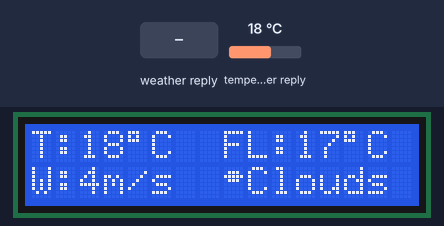
Recording of a sketch running on a simulated ESP8266 (NodeMCU). Shown: 16×2 character LCD. Inputs (shaded band) come from the test bench; at power-on: temperature in the weather reply 18 °C. WiFi joins after 1.5 s; servers stay silent unless stated; network time is answered at once with the bench clock; the local clock reads 2024-03-15 10:24:30 at power-on unless the sketch sets it; web services answer with replies made up by the test bench; what the sketch prints to the serial monitor is not drawn.

Above: at 5.8 s.
5.9 s: weather in the web reply set to Clear
At 11.7 s:
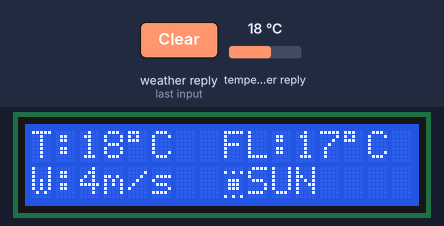
12.0 s: weather in the web reply set to Rain
At 17.2 s:
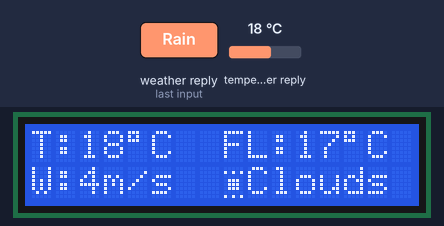
22.5 s: weather in the web reply set to Snow
At 26.8 s:
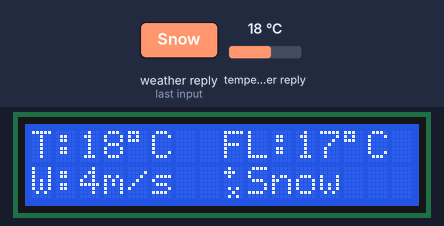
33.1 s: weather in the web reply set to Thunderstorm
At 37.7 s:
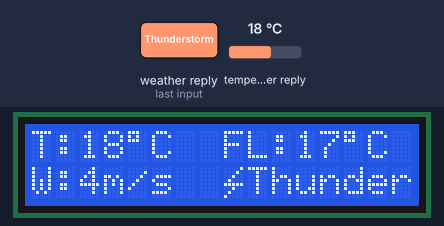
43.6 s: weather in the web reply set to Mist
At 48.5 s:
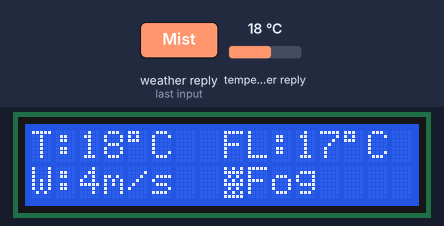
54.2 s: temperature in the weather reply set to -14 °C
At 59.2 s:
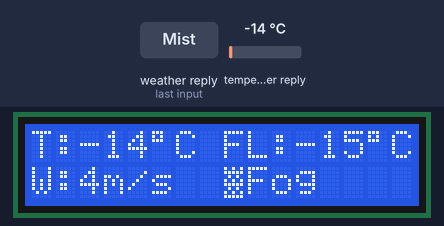
Timing chart, 0 to 60.7 s (numbered marks = the images above; inputs shaded):
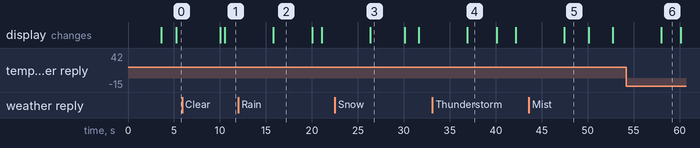

Measured:
- after the input at 5.9 s, the display: first differs from a run without the input after 4.6 s (image 1)
- after the input at 12.0 s, the display: changes after 3.8 s (image 2)
- after the input at 22.5 s, the display: changes after 3.9 s (image 3)
- after the input at 33.1 s, the display: changes after 3.8 s (image 4)
- after the input at 43.6 s, the display: changes after 3.9 s (image 5)
- after the input at 54.2 s, the display: changes after 3.8 s (image 6)
- what the display in image 2 shows lasts 4.3 s, from 15.8 s to 20.1 s

The sketch:

main.ino
```cpp
#define WIFI_SSID "Arduino" // название Wifi сети
#define WIFI_PASS "00000000" // пароль Wifi сети
#define BOT_TOKEN "6380832709:AAEabmdcH7AE91z_uwJRZtcZ7EBVxKhJIm8" // токен бота, узнать через https://t.me/BotFather
#define OWM_API_KEY "5edd67cb421961279ee47a4f6765f7d9" // API key for OpenWeatherMap, получить здесь https://home.openweathermap.org/api_keys
#define CITY_NAME "Минеральные воды"

#include <Wire.h>

#include <ESP8266WiFi.h>

#include <ESP8266HTTPClient.h>

#include "LiquidCrystal_I2C.h"

#include <Arduino_JSON.h>

#include <NTPClient.h>

#include <WiFiUdp.h>


LiquidCrystal_I2C lcd(0x3F, 16, 2); // Set up the display 0x3F or 0x27
String json_array;
WiFiClient wifiClient;

const char * ntpServer = "pool.ntp.org";
const long gmtOffset_sec = 10800;
const int daylightOffset_sec = 3600;

WiFiUDP ntpUDP;
NTPClient timeClient(ntpUDP, ntpServer, gmtOffset_sec, daylightOffset_sec);

unsigned long lastTime = 0;
unsigned long lastTime2 = 0;
unsigned long timerDelay = 5000;
unsigned long lastDisplayTime = 0;
bool timeDisplayed = false;

String jsonBuffer;

byte weatherIcons[][8] = {
  {
    B00001,
    B00010,
    B00100,
    B01000,
    B11111,
    B00100,
    B01000,
    B10000
  }, // Thunderstorm
  {
    B00000,
    B10101,
    B00000,
    B01110,
    B01110,
    B01110,
    B00000,
    B10101
  }, // Clear
  {
    B01110,
    B11111,
    B11111,
    B10101,
    B01010,
    B00101,
    B00010,
    B00001
  }, // Rain
  {
    B01000,
    B11100,
    B01000,
    B00000,
    B00000,
    B01010,
    B00100,
    B01010
  }, // Snow
  {
    B10101,
    B11111,
    B01010,
    B10101,
    B11111,
    B01010,
    B10101,
    B11111
  }, // Fog
  {
    B00000,
    B01110,
    B11111,
    B01110,
    B00000,
    B00000,
    B00000,
    B00000
  } // Cloud
};

void setup() {
  connectWiFi();

  lcd.init();
  lcd.backlight(); // Turn on the backlight of the
  createCustomChars(); // Загрузка кастомных символов

  timeClient.begin(); // Инициализация NTP-клиента
  /*
  lcd.print("hello");
  lcd.setCursor ( 0 , 1 ) ;
  lcd.print ( "LCD 1602" ) ;
  delay ( 5000 ) ;
  lcd.noBacklight ( ) ; // Turn off display backlight
  delay ( 5000 ) ;
  lcd.backlight ( ) ; // Turn on display backlight
  */

}

void loop() {

  if ((millis() - lastTime) > timerDelay) {
    if (WiFi.status() == WL_CONNECTED) {
      String serverPath = "http://api.openweathermap.org/data/2.5/weather?q=" + String(CITY_NAME) + "&APPID=" + String(OWM_API_KEY) + "&units=metric";

      jsonBuffer = httpGETRequest(serverPath.c_str());
      Serial.println(jsonBuffer);
      JSONVar myObject = JSON.parse(jsonBuffer);

      if (JSON.typeof(myObject) == "undefined") {
        Serial.println("Parsing input failed!");
        return;
      }
      lcd.clear();
      int temp = myObject["main"]["temp"];
      lcd.setCursor(0, 0);
      lcd.print("T:");
      lcd.print(temp);
      lcd.print((char) 223);
      lcd.print("C");

      int feels_like = myObject["main"]["feels_like"];
      lcd.setCursor(8, 0);
      lcd.print("FL:");
      lcd.print(feels_like);
      lcd.print((char) 223);
      lcd.print("C");

      int wind = myObject["wind"]["speed"];
      lcd.setCursor(0, 1);
      lcd.print("W:");
      lcd.print(wind);
      lcd.print("m/s");
      lcd.setCursor(8, 1);


      String weather = myObject["weather"][0]["main"];
      if (weather == "Thunderstorm") {
        lcd.write(byte(0));
        lcd.print("Thunder");
      } else if (weather == "Drizzle") {
        lcd.write(byte(2));
        lcd.print("Drizzle");
      } else if (weather == "Snow") {
        lcd.write(byte(3));
        lcd.print("Snow");
      } else if (weather == "Mist") {
        lcd.write(byte(4));
        lcd.print("Fog");
      } else if (weather == "Smoke") {
        lcd.write(byte(4));
        lcd.print("Fog");
      } else if (weather == "Haze") {
        lcd.write(byte(4));
        lcd.print("Fog");
      } else if (weather == "Dust") {
        lcd.write(byte(4));
        lcd.print("Fog");
      } else if (weather == "Fog") {
        lcd.write(byte(4));
        lcd.print("Fog");
      } else if (weather == "Sand") {
        lcd.write(byte(4));
        lcd.print("Fog");
      } else if (weather == "Dust") {
        lcd.write(byte(4));
        lcd.print("Fog");
      } else if (weather == "Ash") {
        lcd.write(byte(4));
        lcd.print("Fog");
      } else if (weather == "Squall") {
        lcd.write(byte(4));
        lcd.print("Fog");
      } else if (weather == "Tornado") {
        lcd.write(byte(4));
        lcd.print("Fog");
      } else if (weather == "Clear") {
        lcd.write(byte(1));
        lcd.print("SUN");
      } else if (weather == "Clouds") {
        lcd.write(byte(5));
        lcd.print("Clouds");
      } else {
        lcd.write(byte(1));
        lcd.print("Clouds");
      }
    } else {
      Serial.println("WiFi Disconnected");
    }

    lastTime = millis();
  }
  if ((millis() - lastTime2) > 10000) {
    // Обновление времени с NTP-сервера
    timeClient.update();

    displayTimeAndDate();
    Serial.println("123");
    lastTime2 = millis();
  }
}

/*
void loop_tmp ( )
{
    String server = "http://api.openweathermap.org/data/2.5/weather?q=Moscow&APPID=" + String(OWM_API_KEY) + "&units=metric";
    json_array = GET_Request(server.c_str());
    Serial.println(json_array);
    JSONVar my_obj = JSON.parse(json_array);

    if (JSON.typeof(my_obj) == "undefined") {
        Serial.println("Parsing input failed!");
        return;
    }
    Serial.print("JSON object = ");
    Serial.println(my_obj);
    Serial.print("Temperature: ");
    Serial.println(my_obj["main"]["temp"]);
    Serial.print("Pressure: ");
    Serial.println(my_obj["main"]["pressure"]);
    Serial.print("Humidity: ");
    Serial.println(my_obj["main"]["humidity"]);
    Serial.print("Wind Speed: ");
    Serial.println(my_obj["wind"]["speed"]);

    String temp = "-5";
    String wind = "120";

    /*
    // Convert temperature to a string with 2 decimal places
    char tempStr[10];
    dtostrf(my_obj["main"]["temp"], 6, 2, tempStr);
    String up = "T:" + String(temp) + " W:" + String(wind);


    // Extract temperature and wind speed as integers
    int tempInt = String(json_array["main"]["temp"]).toInt();
    int windSpeedInt = String(json_array["wind"]["speed"]).toInt();

    // Round temperature and wind speed values
    int roundedTemp = round(tempInt);
    int roundedWindSpeed = round(windSpeedInt);

    String up = "T:" + String(roundedTemp) + " W:" + String(roundedWindSpeed);


    lcd.setCursor ( 0 , 0 ) ;
    lcd.print(up);
    lcd.setCursor ( 0 , 1 ) ;
    lcd.print ( "LCD 1602" ) ;

    delay(5000); // 5-second delay
}
*/

void connectWiFi() {
  delay(2000);
  Serial.begin(115200);
  Serial.println();

  WiFi.begin(WIFI_SSID, WIFI_PASS);
  while (WiFi.status() != WL_CONNECTED) {
    delay(500);
    Serial.print(".");
    if (millis() > 15000) ESP.restart();
  }
  Serial.println("Connected");
}

String GET_Request(const char * server) {
  HTTPClient http;
  http.begin(wifiClient, server);
  int httpResponseCode = http.GET();

  String payload = "{}";


  if (httpResponseCode > 0) {
    Serial.print("HTTP Response code: ");
    Serial.println(httpResponseCode);
    payload = http.getString();
  } else {
    Serial.print("Error code: ");
    Serial.println(httpResponseCode);
  }
  http.end();

  return payload;
}

String httpGETRequest(const char * serverName) {
  WiFiClient client;
  HTTPClient http;
  http.begin(client, serverName);
  int httpResponseCode = http.GET();

  String payload = "{}";

  if (httpResponseCode > 0) {
    Serial.print("HTTP Response code: ");
    Serial.println(httpResponseCode);
    payload = http.getString();
  } else {
    Serial.print("Error code: ");
    Serial.println(httpResponseCode);
  }
  http.end();
  return payload;
}

void createCustomChars() {
  // Загрузка кастомных символов в память дисплея
  for (int i = 0; i < 8; i++) {
    lcd.createChar(i, weatherIcons[i]);
  }
}

void displayTimeAndDate() {
  lcd.clear();

  if(timeClient.isTimeSet()) {

    lcd.setCursor(0, 0);
    lcd.print("Time: " + timeClient.getFormattedTime());

    lcd.setCursor(0, 1);
  }
}
```
